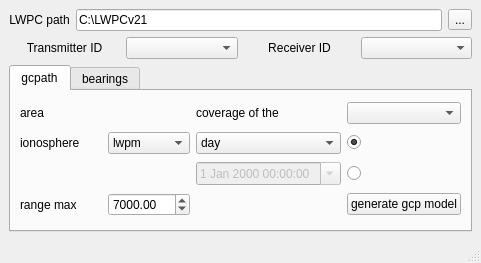
<?xml version="1.0" encoding="UTF-8"?>
<ui version="4.0">
 <class>InputGen</class>
 <widget class="QMainWindow" name="InputGen">
  <property name="geometry">
   <rect>
    <x>0</x>
    <y>0</y>
    <width>432</width>
    <height>263</height>
   </rect>
  </property>
  <property name="windowTitle">
   <string>LWPC Input Generator</string>
  </property>
  <widget class="QWidget" name="centralwidget">
   <layout class="QVBoxLayout" name="verticalLayout">
    <item>
     <layout class="QHBoxLayout" name="horizontalLayout">
      <item>
       <widget class="QLabel" name="label_20">
        <property name="text">
         <string>&lt;html&gt;&lt;head/&gt;&lt;body&gt;&lt;p align=&quot;center&quot;&gt;LWPC path&lt;/p&gt;&lt;/body&gt;&lt;/html&gt;</string>
        </property>
       </widget>
      </item>
      <item>
       <widget class="QLineEdit" name="lineEdit_path">
        <property name="toolTip">
         <string>Write here the path of your LWPC's directory and press &lt;Enter&gt;</string>
        </property>
        <property name="text">
         <string>C:\LWPCv21</string>
        </property>
       </widget>
      </item>
      <item>
       <widget class="QToolButton" name="btn_path">
        <property name="text">
         <string>...</string>
        </property>
       </widget>
      </item>
     </layout>
    </item>
    <item>
     <layout class="QGridLayout" name="gridLayout">
      <item row="0" column="3">
       <widget class="QLabel" name="label_rx">
        <property name="text">
         <string>&lt;html&gt;&lt;head/&gt;&lt;body&gt;&lt;p align=&quot;center&quot;&gt;Receiver ID&lt;/p&gt;&lt;/body&gt;&lt;/html&gt;</string>
        </property>
       </widget>
      </item>
      <item row="0" column="4">
       <widget class="QComboBox" name="cb_rx"/>
      </item>
      <item row="0" column="1">
       <widget class="QComboBox" name="cb_tx"/>
      </item>
      <item row="0" column="0">
       <widget class="QLabel" name="label_tx">
        <property name="text">
         <string>&lt;html&gt;&lt;head/&gt;&lt;body&gt;&lt;p align=&quot;center&quot;&gt;Transmitter ID&lt;/p&gt;&lt;/body&gt;&lt;/html&gt;</string>
        </property>
       </widget>
      </item>
     </layout>
    </item>
    <item>
     <widget class="QTabWidget" name="tabWidget">
      <property name="currentIndex">
       <number>0</number>
      </property>
      <widget class="QWidget" name="tab">
       <attribute name="title">
        <string>gcpath</string>
       </attribute>
       <layout class="QHBoxLayout" name="horizontalLayout_2">
        <item>
         <layout class="QGridLayout" name="gridLayout_2">
          <item row="0" column="2">
           <widget class="QLabel" name="label_coverage1">
            <property name="text">
             <string>coverage of the</string>
            </property>
           </widget>
          </item>
          <item row="0" column="1">
           <widget class="QLabel" name="label_tx_gcp">
            <property name="text">
             <string/>
            </property>
           </widget>
          </item>
          <item row="0" column="0">
           <widget class="QLabel" name="label_case_id1">
            <property name="text">
             <string>area</string>
            </property>
           </widget>
          </item>
          <item row="0" column="4">
           <widget class="QComboBox" name="cb_gcp_area"/>
          </item>
          <item row="2" column="2">
           <widget class="QDateTimeEdit" name="dt_gcp_DateTime">
            <property name="enabled">
             <bool>false</bool>
            </property>
            <property name="currentSection">
             <enum>QDateTimeEdit::DaySection</enum>
            </property>
            <property name="calendarPopup">
             <bool>true</bool>
            </property>
            <property name="timeSpec">
             <enum>Qt::LocalTime</enum>
            </property>
           </widget>
          </item>
          <item row="2" column="4">
           <widget class="QRadioButton" name="rb_gcp_DateTime">
            <property name="text">
             <string/>
            </property>
           </widget>
          </item>
          <item row="1" column="4">
           <widget class="QRadioButton" name="rb_gcp_DayNight">
            <property name="enabled">
             <bool>true</bool>
            </property>
            <property name="text">
             <string/>
            </property>
            <property name="checked">
             <bool>true</bool>
            </property>
           </widget>
          </item>
          <item row="4" column="1">
           <widget class="QDoubleSpinBox" name="range_max_gcpath">
            <property name="minimum">
             <double>20.000000000000000</double>
            </property>
            <property name="maximum">
             <double>10000.000000000000000</double>
            </property>
            <property name="singleStep">
             <double>100.000000000000000</double>
            </property>
            <property name="value">
             <double>7000.000000000000000</double>
            </property>
           </widget>
          </item>
          <item row="4" column="0">
           <widget class="QLabel" name="label_2">
            <property name="text">
             <string>range max</string>
            </property>
           </widget>
          </item>
          <item row="1" column="2">
           <widget class="QComboBox" name="cb_gcp_DayNight">
            <item>
             <property name="text">
              <string>day</string>
             </property>
            </item>
            <item>
             <property name="text">
              <string>night</string>
             </property>
            </item>
           </widget>
          </item>
          <item row="1" column="1">
           <widget class="QComboBox" name="cb_gcpath_ionosphere">
            <item>
             <property name="text">
              <string>lwpm</string>
             </property>
            </item>
           </widget>
          </item>
          <item row="1" column="0">
           <widget class="QLabel" name="label">
            <property name="text">
             <string>ionosphere</string>
            </property>
           </widget>
          </item>
          <item row="4" column="4">
           <widget class="QPushButton" name="btnGcp">
            <property name="text">
             <string>generate gcp model</string>
            </property>
           </widget>
          </item>
         </layout>
        </item>
       </layout>
      </widget>
      <widget class="QWidget" name="tab_2">
       <attribute name="title">
        <string>bearings</string>
       </attribute>
       <layout class="QHBoxLayout" name="horizontalLayout_3">
        <item>
         <layout class="QGridLayout" name="gridLayout_3">
          <item row="1" column="4">
           <widget class="QRadioButton" name="rb_bearings_DayNight">
            <property name="text">
             <string/>
            </property>
            <property name="checked">
             <bool>true</bool>
            </property>
           </widget>
          </item>
          <item row="2" column="2">
           <widget class="QDateTimeEdit" name="dt_bearings_DateTime">
            <property name="enabled">
             <bool>false</bool>
            </property>
            <property name="calendarPopup">
             <bool>true</bool>
            </property>
           </widget>
          </item>
          <item row="2" column="4">
           <widget class="QRadioButton" name="rb_bearings_DateTime">
            <property name="text">
             <string/>
            </property>
           </widget>
          </item>
          <item row="0" column="1">
           <widget class="QLabel" name="label_tx_bearings">
            <property name="text">
             <string/>
            </property>
           </widget>
          </item>
          <item row="1" column="2">
           <widget class="QComboBox" name="cb_bearings_DayNight">
            <item>
             <property name="text">
              <string>day</string>
             </property>
            </item>
            <item>
             <property name="text">
              <string>night</string>
             </property>
            </item>
           </widget>
          </item>
          <item row="4" column="1">
           <widget class="QDoubleSpinBox" name="range_max_bearings">
            <property name="minimum">
             <double>20.000000000000000</double>
            </property>
            <property name="maximum">
             <double>10000.000000000000000</double>
            </property>
            <property name="singleStep">
             <double>100.000000000000000</double>
            </property>
            <property name="value">
             <double>7000.000000000000000</double>
            </property>
           </widget>
          </item>
          <item row="1" column="1">
           <widget class="QComboBox" name="cb_bearings_ionosphere">
            <item>
             <property name="text">
              <string>lwpm</string>
             </property>
            </item>
           </widget>
          </item>
          <item row="0" column="0">
           <widget class="QLabel" name="label_case_id1_2">
            <property name="text">
             <string>area</string>
            </property>
           </widget>
          </item>
          <item row="1" column="0">
           <widget class="QLabel" name="label_3">
            <property name="text">
             <string>ionosphere</string>
            </property>
           </widget>
          </item>
          <item row="0" column="2">
           <widget class="QLabel" name="label_coverage1_2">
            <property name="text">
             <string>coverage of the</string>
            </property>
           </widget>
          </item>
          <item row="0" column="4">
           <widget class="QComboBox" name="cb_bearings_area"/>
          </item>
          <item row="4" column="0">
           <widget class="QLabel" name="label_4">
            <property name="text">
             <string>range max</string>
            </property>
           </widget>
          </item>
          <item row="4" column="4">
           <widget class="QPushButton" name="btnBearings">
            <property name="text">
             <string>generate bearings model</string>
            </property>
           </widget>
          </item>
          <item row="2" column="0">
           <widget class="QLabel" name="label_5">
            <property name="text">
             <string>bearing</string>
            </property>
           </widget>
          </item>
          <item row="2" column="1">
           <widget class="QLabel" name="label_bearings">
            <property name="text">
             <string/>
            </property>
           </widget>
          </item>
         </layout>
        </item>
       </layout>
      </widget>
     </widget>
    </item>
   </layout>
  </widget>
  <widget class="QMenuBar" name="menubar">
   <property name="geometry">
    <rect>
     <x>0</x>
     <y>0</y>
     <width>432</width>
     <height>21</height>
    </rect>
   </property>
  </widget>
  <widget class="QStatusBar" name="statusbar"/>
 </widget>
 <tabstops>
  <tabstop>lineEdit_path</tabstop>
  <tabstop>btn_path</tabstop>
  <tabstop>cb_tx</tabstop>
  <tabstop>cb_rx</tabstop>
  <tabstop>cb_gcp_area</tabstop>
  <tabstop>cb_gcpath_ionosphere</tabstop>
  <tabstop>cb_gcp_DayNight</tabstop>
  <tabstop>rb_gcp_DayNight</tabstop>
  <tabstop>rb_gcp_DateTime</tabstop>
  <tabstop>dt_gcp_DateTime</tabstop>
  <tabstop>cb_bearings_area</tabstop>
  <tabstop>cb_bearings_ionosphere</tabstop>
  <tabstop>rb_bearings_DayNight</tabstop>
  <tabstop>cb_bearings_DayNight</tabstop>
  <tabstop>rb_bearings_DateTime</tabstop>
  <tabstop>dt_bearings_DateTime</tabstop>
 </tabstops>
 <resources/>
 <connections/>
</ui>
